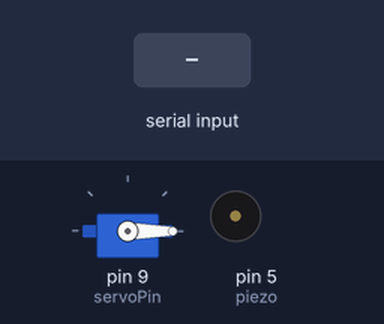
A sketch run on a simulated Arduino Uno, built with avr-gcc and run on an emulated ATmega328P. Parts: servo, buzzer (waves = sounding). Inputs (shaded band) come from the test bench.

Above: at 1.2 s.
1.3 s: "1\n" received over Serial
At 2.3 s:
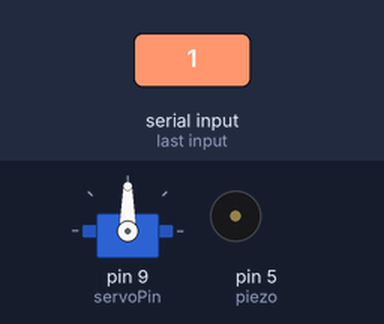
2.8 s: "0\n" received over Serial
At 3.4 s:
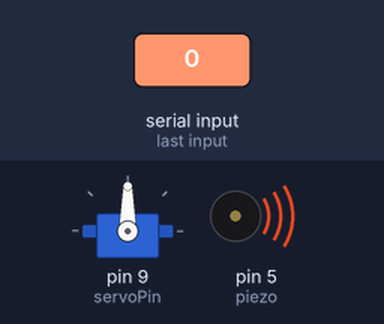
5.8 s: "2\n" received over Serial
At 8.8 s:
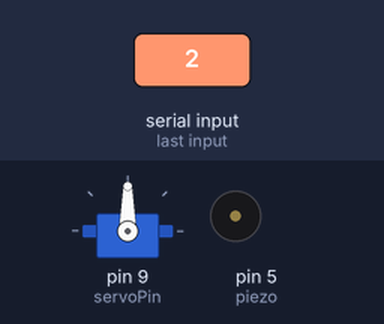
Timing chart, 0 to 10.3 s (numbered marks = the images above; inputs shaded):
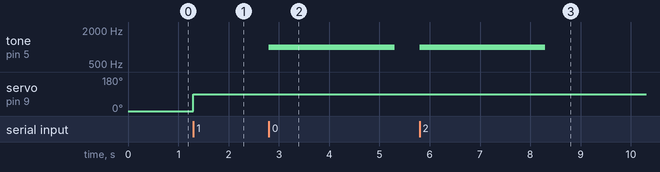

Measured:
- after the input at 1.3 s, servo on pin 9 (servoPin): 0° → 90° at once
- after the input at 2.8 s, tone on pin 5 (piezo): silent → 1000 Hz at once, → silent 2.5 s later
- after the input at 5.8 s, tone on pin 5 (piezo): silent → 1000 Hz at once, → silent 2.5 s later

The sketch:

day6.ino
```cpp
#include <Servo.h>

int servoPin = 9;
int piezo = 5;

Servo servo;

void setup() {
  servo.attach(servoPin);
  pinMode (piezo, OUTPUT);
  Serial.begin(9600);
  servo.write(0);

}

void loop() {
  if(Serial.available()){
    char ch = Serial.read();
    if(ch == 10 || ch == 13) {}
    else if(ch == '1')
    servo.write(90);
    else{
      for(int i = 0; i < 5; i++){
        tone(piezo, 1000, 500);
        delay(500);
        }
      }
    }

}
```
